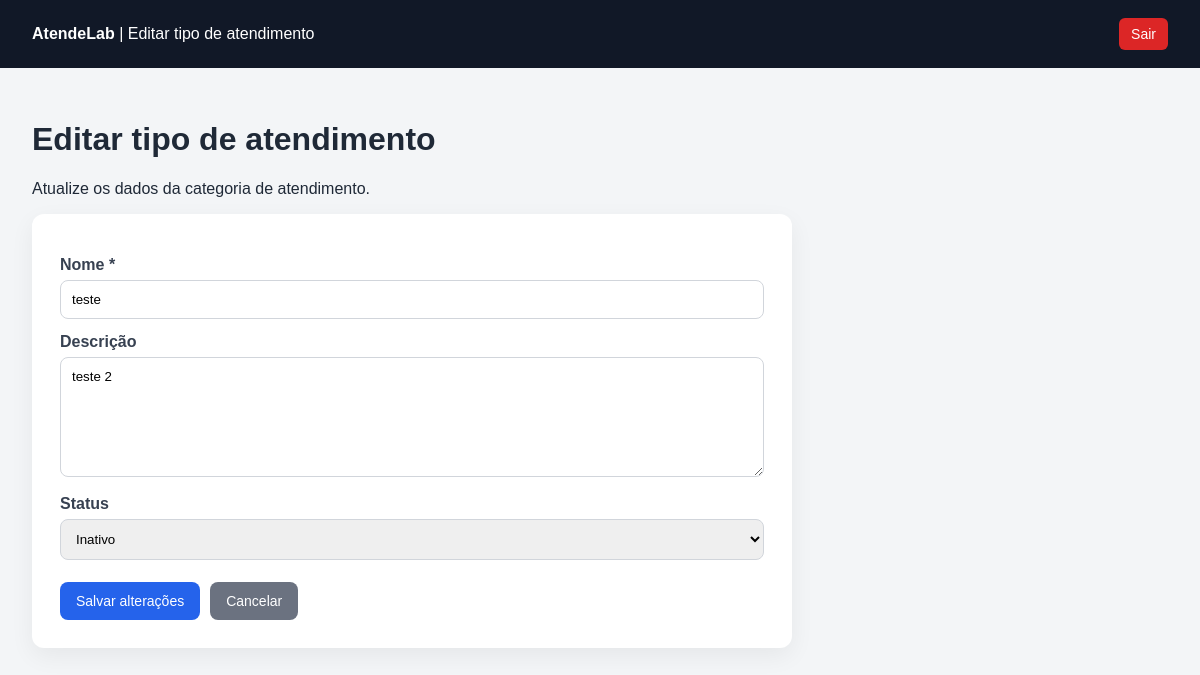
Screenshot of /tipos/editar.php?id=6 (signed in) with the database file from the repository.
### tables this page shows
CREATE TABLE `tipos_atendimentos` (
  `id` int(11) NOT NULL,
  `nome` varchar(100) NOT NULL,
  `descricao` text DEFAULT NULL,
  `status` enum('ativo','inativo') DEFAULT 'ativo',
  `criado_em` timestamp NOT NULL DEFAULT current_timestamp(),
  `atualizado_em` timestamp NOT NULL DEFAULT current_timestamp() ON UPDATE current_timestamp()
);

### tipos/editar.php (the view, shortened to what this page needs)
<?php
require_once __DIR__ . '/../config/database.php';
$id = $_GET['id'] ?? null;
$sql = "SELECT * FROM tipos_atendimentos WHERE id = :id LIMIT 1";
$stmt = $pdo->prepare($sql);
$stmt->bindParam(':id', $id);
$stmt->execute();
$tipo = $stmt->fetch(PDO::FETCH_ASSOC);
?>
<!DOCTYPE html>
<html lang="pt-br">
<head>
</head>
<body>
<header>
    <div>
        <strong>AtendeLab</strong>
        <span> | Editar tipo de atendimento</span>
    </div>
    <a href="../logout.php">Sair</a>
</header>
<main>
    <h1>Editar tipo de atendimento</h1>
    <p>Atualize os dados da categoria de atendimento.</p>
    <div class="card">
        <form method="POST" action="">
            <label for="nome">Nome *</label>
            <input type="text" id="nome" name="nome" value="<?php echo htmlspecialchars($tipo['nome']); ?>" required>
            <label for="descricao">Descrição</label>
            <textarea id="descricao" name="descricao"><?php echo htmlspecialchars($tipo['descricao']); ?></textarea>
            <label for="status">Status</label>
            <select id="status" name="status">
                <option value="inativo" <?php echo $tipo['status'] === 'inativo' ? 'selected' : ''; ?>>Inativo</option>
            </select>
            <div class="botoes">
                <button class="btn" type="submit">Salvar alterações</button>
                <a class="btn btn-secundario" href="index.php">Cancelar</a>
            </div>
        </form>
    </div>
</main>
</body>
</html>

### tipos/editar.php (style rules this page uses)
body { margin: 0; font-family: Arial, sans-serif; background: #f3f5f7; color: #1f2937; }
header { background: #111827; color: #ffffff; padding: 18px 32px; display: flex; justify-content: space-between; align-items: center; }
header a { color: #ffffff; text-decoration: none; background: #dc2626; padding: 8px 12px; border-radius: 6px; font-size: 14px; }
main { padding: 32px; max-width: 760px; }
.card { background: #ffffff; padding: 28px; border-radius: 12px; box-shadow: 0 8px 24px rgba(0, 0, 0, 0.06); }
label { display: block; margin-top: 14px; margin-bottom: 6px; font-weight: bold; color: #374151; }
input, textarea, select { width: 100%; padding: 11px; border: 1px solid #d1d5db; border-radius: 8px; box-sizing: border-box; font-family: Arial, sans-serif; }
textarea { min-height: 120px; resize: vertical; }
.botoes { margin-top: 22px; display: flex; gap: 10px; }
.btn { background: #2563eb; color: #ffffff; padding: 11px 16px; border-radius: 8px; text-decoration: none; border: none; cursor: pointer; font-size: 14px; }
.btn-secundario { background: #6b7280; }

### rows the page displays
tipos_atendimentos: nome "teste", descricao "teste 2", status "Inativo"
